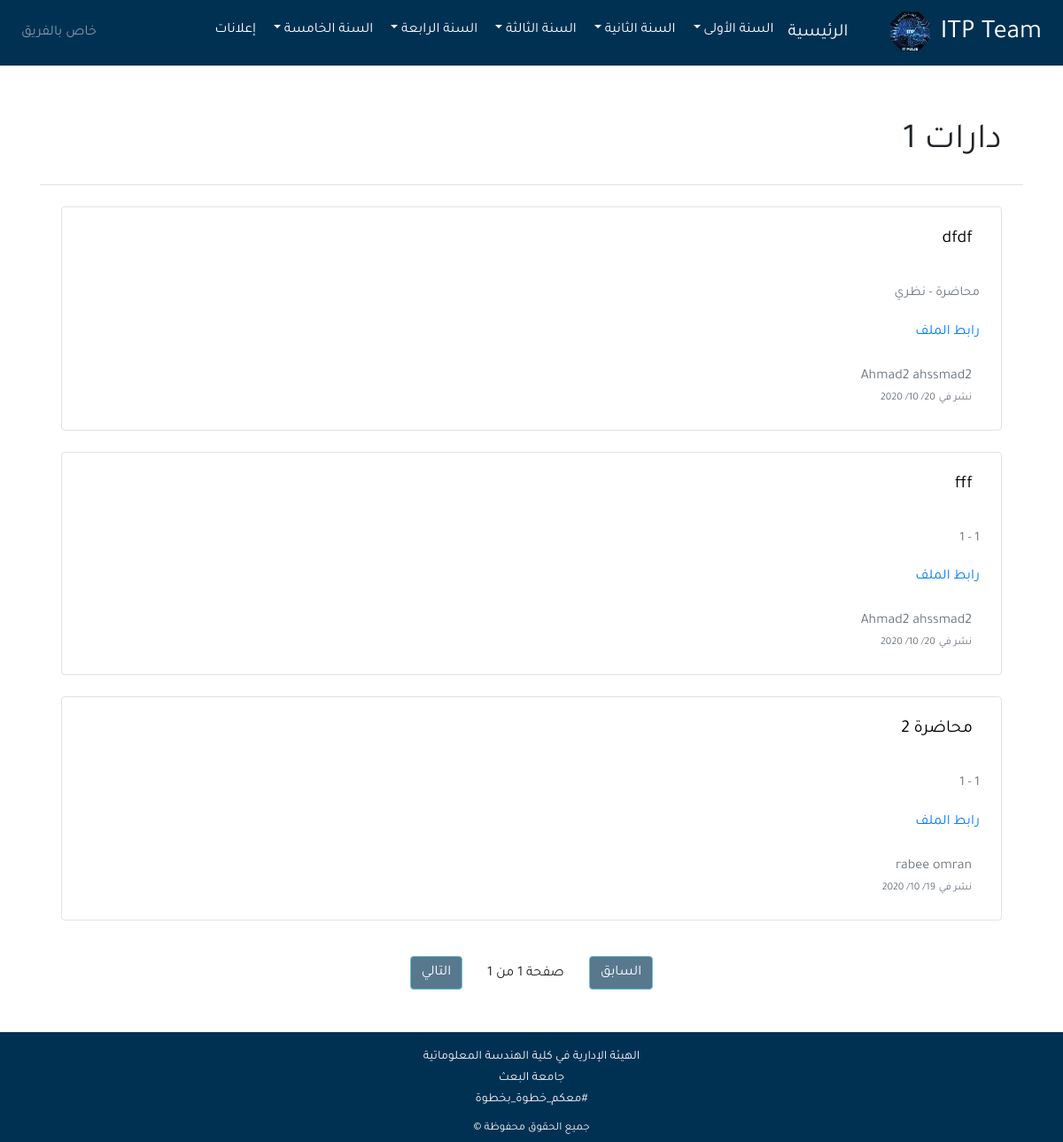
/1/, run on the app's committed database.
### app/models.py (models this page shows, shortened)
class Subject(models.Model):
    subject = models.CharField(max_length=50)
    session = models.CharField(max_length=15, choices=SESSION)
    year_num = models.ForeignKey(YearNum, related_name='session_year', on_delete=models.CASCADE,)

class Post(models.Model):
    owner = models.ForeignKey(User, related_name='post_owner', on_delete=models.CASCADE,)
    subject = models.ForeignKey(Subject, related_name='subject_c', on_delete=models.CASCADE,)
    content = models.CharField(max_length=150)
    url = models.URLField()
    subject_type = models.CharField(max_length=15, choices=SUBJECT_TYPE)
    post_type = models.CharField(max_length=15, choices=POST_TYPE)
    updated_at = models.DateTimeField(auto_now=True)
    created_at = models.DateTimeField(auto_now_add=True)
    class Meta:
        ordering = ('-created_at',)

### app/views.py (the view)
# urls.py: path('<int:id>/',views.subject_page ,name='subject_page'),
def subject_page(request, id):
    sub = get_object_or_404( Subject,id = id)
    posts = Post.objects.filter( subject = sub)
    if request.method == 'POST':
        post_form = PostCreateForm(data=request.POST)
        if post_form.is_valid():
            new_post = post_form.save(commit=False)
            new_post.owner = request.user
            new_post.subject = sub
            new_post.save()
            post_form.is_valid = False
            post_form = PostCreateForm()
    else:
        post_form = PostCreateForm()
    title = sub.subject
    paginator = Paginator(posts, 25)
    page = request.GET.get('page')
    try:
        posts = paginator.page(page)
    except PageNotAnInteger:
        posts = paginator.page(1)
    except EmptyPage:
        posts = paginator.page(paginator.num_pages)
    return render(request,'detail.html', {'title':title,'posts':posts,'page': page,'form':post_form})

### app/templatetags/post_tag.py (called while the page is built)
@register.inclusion_tag('dropdown.html')
def dropdown():
      year_1 = Subject.objects.filter(year_num__year=1,session=SESSION_NUM1)
      year_2 = Subject.objects.filter(year_num__year=2 ,session=SESSION_NUM1)
      year_3 = Subject.objects.filter(year_num__year=3,session=SESSION_NUM1)
      year_4 = Subject.objects.filter(year_num__year=4,session=SESSION_NUM1)
      year_5 = Subject.objects.filter(year_num__year=5,session=SESSION_NUM1)
      context = {
        'year_1':year_1,
         'year_2':year_2,
          'year_3':year_3,
          'year_4':year_4,
           'year_5':year_5
          }
      return context

### app/templates/detail.html (shortened to what this page needs)
{% extends 'base.html'%}
{%load static%}
 {%block content%}
 <div class="col-md-12 mt-5">
{% load bootstrap4 %}
<h1 class="p-4 border-bottom">{{title}}</h1>
{% for p in posts  %}
    <div class="border p-4 m-4 rounded">
   <h5><code  class="comment_body text-dark">
   <a href="#" class="pr-2" style="font-size: 20px; text-decoration: none; color:black" >
    {{p.content}}
   </code></h5>
   <p class=" text-secondary" style="font-size: 15px;">{{p.post_type}} - {{p.subject_type}}</p>
   <a href="{{p.url}} " style=" text-decoration: none;" class=''>رابط الملف</a>
      <div class="row">
     <div class="column mt-4 mr-4">
          <span class=" text-secondary">{{p.owner.first_name}} {{p.owner.last_name}}</span>
         <div><span class="text-secondary " style="font-size: 12px;">نشر في</span>
        <span class="text-secondary" style="font-size: 12px;">{{p.created_at|date:'d/ m/ Y '}} </span>
    </div>
    </div></div>
 </div>
{%empty%}
<h2 class="border-bottom  pb-5"> لم يقم أحد بالنشر بعد   :(</h2>
{% endfor %}
{% include 'pagination.html' with page=posts %}
     {%endblock%}

### static/css/main.css (style rules this page uses)
body { font-family : 'Tajawal',sans-serif; }
html, body { direction : rtl; text-align : right; }
.comment_body { font-family : 'Tajawal' !important; }

### data on the page
Subject: subject "دارات 1"
Post: content "dfdf", post_type "محاضرة", subject_type "نظري", owner.first_name "Ahmad2", owner.last_name "ahssmad2", created_at "20/ 10/ 2020"
Post: content "fff", post_type "1", subject_type "1", owner.first_name "Ahmad2", owner.last_name "ahssmad2", created_at "20/ 10/ 2020"
Post: content "محاضرة 2", post_type "1", subject_type "1", owner.first_name "rabee", owner.last_name "omran", created_at "19/ 10/ 2020"

### other printed values
{{ page.paginator.num_pages }} "1"
